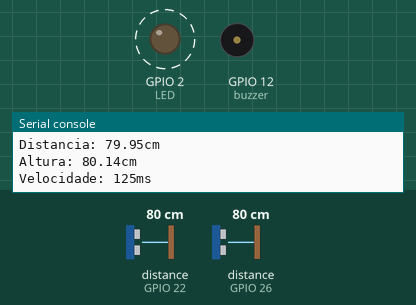
This program was run on a simulated ESP32 board running MicroPython. Parts: output pins drawn as LEDs (lit = HIGH), buzzer (waves = sounding), the last lines printed to the serial console. Dashed ring = blinking. The test bench sets the inputs (shaded band); at power-on: distance to the obstacle (sensors on GPIO 26, GPIO 22) 80 cm. The echo pulse lasts 58.3 µs per cm; library files of the repository ran but are not shown: hcsr04.py; pins used as bus, display or sensor lines are not drawn.

Above: at 1.2 s.
1.3 s: distance to the obstacle (sensor on GPIO 26) set to 11 cm
At 1.7 s:
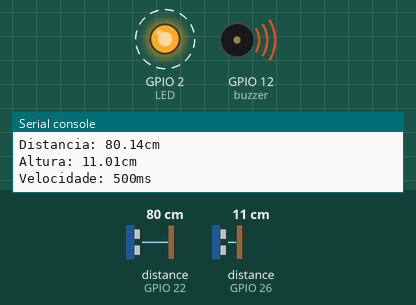
4.3 s: distance to the obstacle (sensor on GPIO 26) set to 8 cm
At 5.4 s:
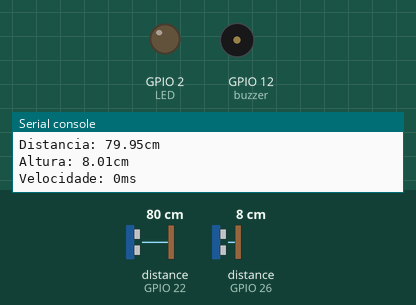
5.8 s: distance to the obstacle (sensor on GPIO 22) set to 44 cm
7.3 s: distance to the obstacle (sensor on GPIO 22) set to 36 cm
At 7.7 s:
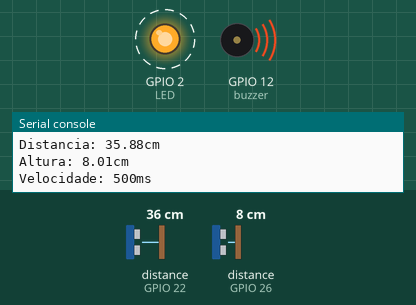
10.3 s: distance to the obstacle (sensor on GPIO 22) set to 60 cm
At 11.1 s:
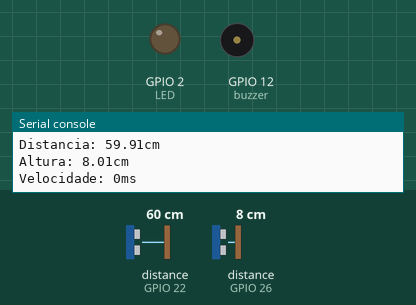
11.8 s: distance to the obstacle (sensor on GPIO 22) set to 35 cm
At 12.3 s:
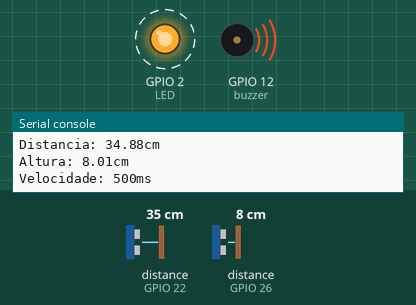
Timing chart, 0 to 15.8 s (numbered marks = the images above; inputs shaded):
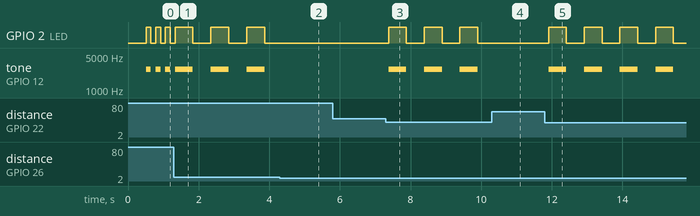

Measured:
- the behaviour switches between 10 and 9 cm on distance to the obstacle (sensor on GPIO 26) (found by bisection; images 1 and 2)
- the behaviour switches between 41 and 40 cm on distance to the obstacle (sensor on GPIO 22) (found by bisection; images 2 and 3)
- after the input at 1.3 s, GPIO 2 (LED): alternates HIGH for 0.51 s and LOW for 0.51 s, starting after 0.54 s; tone on GPIO 12 (buzzer): alternates 2640 Hz for 0.51 s and silent for 0.51 s, starting after 0.54 s
- after the input at 4.3 s, GPIO 2 (LED): stays LOW (without the input it goes to HIGH after 0.08 s); tone on GPIO 12 (buzzer): stays silent (without the input it goes to 2640 Hz after 0.08 s)
- after the input at 7.3 s, GPIO 2 (LED): alternates HIGH for 0.51 s and LOW for 0.51 s, starting after 0.08 s; tone on GPIO 12 (buzzer): alternates 2640 Hz for 0.51 s and silent for 0.51 s, starting after 0.08 s
- after the input at 10.3 s, GPIO 2 (LED): stays LOW (without the input it goes to HIGH after 0.11 s); tone on GPIO 12 (buzzer): stays silent (without the input it goes to 2640 Hz after 0.11 s)
- after the input at 11.8 s, GPIO 2 (LED): alternates HIGH for 0.51 s and LOW for 0.51 s, starting after 0.11 s; tone on GPIO 12 (buzzer): alternates 2640 Hz for 0.51 s and silent for 0.51 s, starting after 0.11 s
- by itself, GPIO 2 (LED): alternates HIGH for 0.14 s and LOW for 0.14 s

The program:

fuzzy_final.py
```python
#importação de bibliotecas
from machine import Pin, PWM
from machine import Timer
from hcsr04 import HCSR04
import machine
import time
import random

#Declara as velocidades para piscar o led que posteriormente servirá para apitar um buzzer
intervalo_muito_rapido = 125 #125ms
intervalo_rapido = 250  #250ms
intervalo_devagar = 500 #500ms


#Define os pinos ao qual os sensores e o led/buzzer estão ligados
LED = machine.Pin(2, machine.Pin.OUT)
buzzer = PWM(Pin(12), freq=440*6, duty=0)  # freq é a frequência em Hz
sensor_distancia = HCSR04(trigger_pin=21, echo_pin=22, echo_timeout_us=1000000)
sensor_altura = HCSR04(trigger_pin=25, echo_pin=26, echo_timeout_us=1000000)

led_state = 0  # 0 for off, 1 for on


#funcoes de pertinencia para o sensor de distancia
#Com 4 conjuntos difusos
def distancia_baixa(x):
    if x < 10:
        return 1
    return 0
def distancia_media(x):
    if x > 10 and x < 20:
        return 1
    return 0
def distancia_alta(x):
    if x > 20 and x < 40:
        return 1
    return 0
def distancia_muito_alta(x):
    if x > 40:
        return 1
    return 0

#funções de pertinencia para sensor de  altura
#Com 4 conjuntos difusos
def altura_baixa(x):
    if x < 10:
        return 1
    return 0
def altura_media(x):
    if x > 10 and x < 20:
        return 1
    return 0
def altura_alta(x):
    if x > 20 and x < 40:
        return 1
    return 0
def altura_muito_alta(x):
    if x > 40:
        return 1
    return 0

# Inferencia Fuzzy
# Calcula o de pertinencia de acordo com a altura e distancia que os sensores obtiveram
def fuzzy_inference(altura,distancia,regra):
    if regra == "R1":
        #Altura muito alta OU distancia baixa
        #Pisca muito rápido
        return(max(altura_muito_alta(altura),distancia_baixa(distancia)))
    if regra == "R2":
        #Altura alta OU distancia media
        #Pisca rápido
        return(max(altura_alta(altura),distancia_media(distancia)))
    if regra == "R3":
        #Altura média OU distancia alta
        #Pisca devagar
        return(max(altura_media(altura),distancia_alta(distancia)))
    if regra == "R4":
        #Altura baixa ou distancia muito alta
        #nao pisca ou seja, velocidade = 0
        return(max(altura_baixa(altura),distancia_muito_alta(distancia)))

def fuzzy(altura,distancia):
    #Aplica o fuzzy guardando os graus de pertinencia para cada regra
    regras = [
    ("R1", fuzzy_inference(altura,distancia,"R1")),
    ("R2", fuzzy_inference(altura,distancia,"R2")),
    ("R3", fuzzy_inference(altura,distancia,"R3")),
    ("R4", fuzzy_inference(altura,distancia,"R4"))
    ]

    #Mostra qual regra foi escolhida
    print("Regras:", regras)

    # Define pesos para cada regra (1 é a mais importante e 0 é a menos importante)
    # A importancia é dada de acordo com a periculosidade, ou seja, a regra R1 seria a referente ao que pode ser mais prejudicial para a vida do utilizador da bengala
    pesos = {
        "R1": 1.0,
        "R2": 0.8,
        "R3": 0.6,
        "R4": 0.4,
    }

    return regras, pesos

def defuzzy(regras,pesos):
    # Faz a defuzzificação
    defuzzified_value = 0
    total_weight = 0
    for regra, valor in regras:
        peso = pesos[regra]
        defuzzified_value += valor * peso  # Aplique o peso à contribuição da regra
        total_weight += peso  # Atualize o peso total

    if total_weight > 0:
        defuzzified_value /= total_weight  # Calcule a média ponderada

    # Determine o intervalo de piscagem com base na regra que está sendo satisfeita
    if regras[0][1] > 0.7:  # Verifica a regra R1
        intervalo = intervalo_muito_rapido
    elif regras[1][1] > 0.7:  # Verifica a regra R2
        intervalo = intervalo_rapido
    elif regras[2][1] > 0.7:  # Verifica a regra R3
        intervalo = intervalo_devagar
    else:
        intervalo = 0

    return intervalo

# Função para tocar o buzzer
def tocar_buzzer(intervalo):
    # Ativar o buzzer
    buzzer.duty(500)  # ajuste o valor conforme necessário
    time.sleep(intervalo / 1000.0)  # converter para segundos
    buzzer.duty(0)

def timer0_callback(timer):
    global led_state

    distancia = sensor_distancia.distance_cm()
    altura = sensor_altura.distance_cm()

    #Testes manuais
    #distancia = 42
    #altura = 0;

    regras, pesos = fuzzy(altura,distancia)

    intervalo = defuzzy(regras,pesos)

    if intervalo != 0:
        if led_state == 0:
            LED.value(1)
            buzzer.duty(500)
            led_state = 1
        else:
            LED.value(0)
            buzzer.duty(0)
            led_state = 0
        timer0.init(period=intervalo, mode=Timer.PERIODIC, callback=timer0_callback)
    if intervalo == 0:
        LED.value(0)
        buzzer.duty(0)
        led_state = 0
    print('Distancia: {}cm'.format(round(distancia, 2)))
    print('Altura: {}cm'.format(round(altura, 2)))
    print('Velocidade: {}ms'.format(round(intervalo, 2)))

timer0 = Timer(0)
timer0.init(period=500, mode=Timer.PERIODIC, callback=timer0_callback)
```
